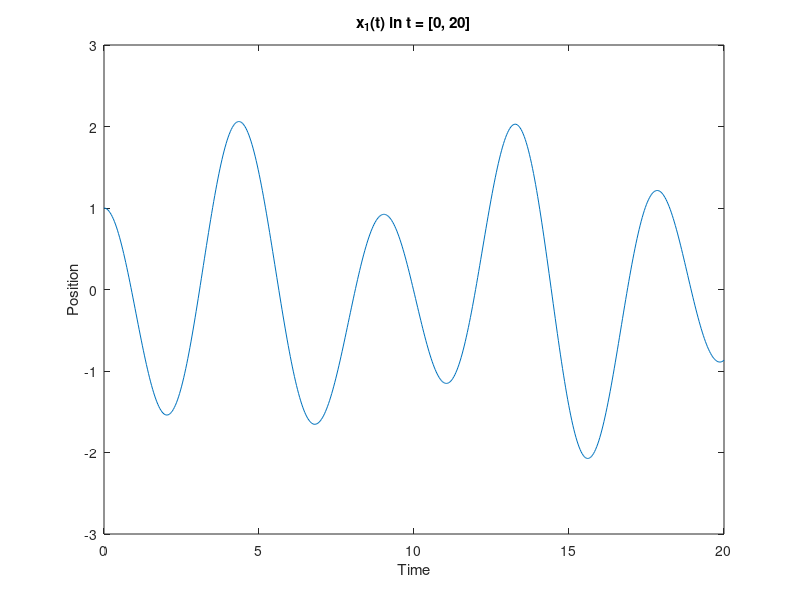
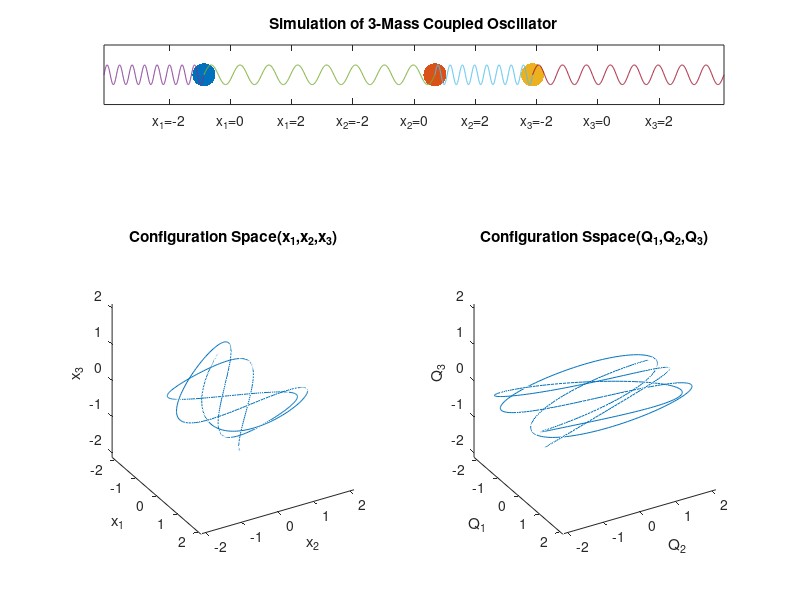

Recreate these plots in MATLAB, in order.
% The Simulation of 3-Mass Coupled Oscillator in MATLAB

function [] = Q2()
    epoch = 20; steps = epoch * 30;
    tRange = linspace(0, epoch, steps);

    m1 = 1; m2 = 1; m3 = 1;
    k1 = 1; k2 = 1; k3 = 1; k4 = 1;

    x10 = 1; x20 = -1; x30 = 2;

    A = [(k1 + k2) / m1, -k2 / m1, 0;
        -k2 / m2, (k1 + k2) / m2, -k3 / m2;
        0, -k3 / m3, (k3 + k4) / m3];
    [V, D] = eig(A);
    Init = V * [x10; x20; x30];
    X10 = Init(1); X20 = Init(2); X30 = Init(3);
    W1 = sqrt(D(1, 1)); W2 = sqrt(D(2, 2)); W3 = sqrt(D(3, 3));
    X1 = X10 * cos(W1 * tRange);
    X2 = X20 * cos(W2 * tRange);
    X3 = X30 * cos(W3 * tRange);
    x1 = X1 * V(1, 1) + X2 * V(2, 1) + X3 * V(3, 1);
    x2 = X1 * V(1, 2) + X2 * V(2, 2) + X3 * V(3, 2);
    x3 = X1 * V(1, 3) + X2 * V(2, 3) + X3 * V(3, 3);

    leftGaps = 2; rightGaps = 2; midleGaps = 6;

    bounds1 = [
            min([x1, x2, x3]) - leftGaps, ...
                max([x1, x2, x3]) + 2 * midleGaps + rightGaps, -1, 1
            ];
    bounds2 = [
            min([x1, x2, x3]), max([x1, x2, x3]), min([x1, x2, x3]), ...
                max([x1, x2, x3]), min([x1, x2, x3]), max([x1, x2, x3])
            ];
    springY = .33 * sin(16 * pi * linspace(0, 1, steps));

    figure(1);
    plot(tRange, x1);
    title('x_1(t) in t = [0, 20]');
    xlabel('Time'); ylabel('Position');

    shg;

    figure(2);
    subplot(5, 2, 1:2);
    h1 = plot(x1(1), 0, 'Marker', '.', 'MarkerSize', 50); hold on;
    h2 = plot(x2(1) + midleGaps, 0, 'Marker', '.', 'MarkerSize', 50);
    h3 = plot(x3(1) + 2 * midleGaps, 0, 'Marker', '.', 'MarkerSize', 50);
    s1 = plot(linspace(min([x1, x2, x3]) - leftGaps, x1(1), steps), springY);
    s2 = plot(linspace(x1(1), x2(1) + midleGaps, steps), springY);
    s3 = plot(linspace(x2(1) + midleGaps, x3(1) + 2 * midleGaps, steps), ...
        springY);
    s4 = plot(linspace(x3(1) + 2 * midleGaps, ...
        max([x1, x2, x3]) + 2 * midleGaps + rightGaps, steps), springY);
    hold off;
    title('Simulation of 3-Mass Coupled Oscillator');
    axis(bounds1); yticks([]);
    xticks([
        -2, 0, 2, (midleGaps - 2), midleGaps, ...
            (midleGaps + 2), (2 * midleGaps -2), ...
            (2 * midleGaps), (2 * midleGaps + 2)
        ]);
    xticklabels({
            'x_1=-2', 'x_1=0', 'x_1=2', ...
                'x_2=-2', 'x_2=0', 'x_2=2', ...
                'x_3=-2', 'x_3=0', 'x_3=2'
            });

    subplot(5, 2, [5, 7, 9]);
    p1 = plot3(0, 0, 0);
    title('Configuration Space(x_1,x_2,x_3)');
    xlabel('x_1'); ylabel('x_2'); zlabel('x_3');
    axis('equal'); axis(bounds2);
    view(60, 30);

    subplot(5, 2, [6, 8, 10]);
    p2 = plot3(0, 0, 0);
    title('Configuration Sspace(Q_1,Q_2,Q_3)');
    xlabel('Q_1'); ylabel('Q_2'); zlabel('Q_3');
    axis('equal'); axis(bounds2);
    view(60, 30);

    shg;

    pause(1);

    try

        for i_ = 1:steps
            set(h1, 'XData', x1(i_));
            set(h2, 'XData', x2(i_) + midleGaps);
            set(h3, 'XData', x3(i_) + 2 * midleGaps);
            set(s1, 'XData', ...
                linspace(min([x1, x2, x3]) - leftGaps, x1(i_), steps));
            set(s2, 'XData', ...
                linspace(x1(i_), x2(i_) + midleGaps, steps));
            set(s3, 'XData', ...
                linspace(x2(i_) + midleGaps, x3(i_) + 2 * midleGaps, steps));
            set(s4, 'XData', ...
                linspace(x3(i_) + 2 * midleGaps, ...
                max([x1, x2, x3]) + 2 * midleGaps + rightGaps, steps));
            set(p1, 'XData', x1(1:i_), 'YData', x2(1:i_), 'ZData', x3(1:i_));
            set(p2, 'XData', X1(1:i_), 'YData', X2(1:i_), 'ZData', X3(1:i_));
            pause(0.01)
        end

    catch
        return;
    end

end
